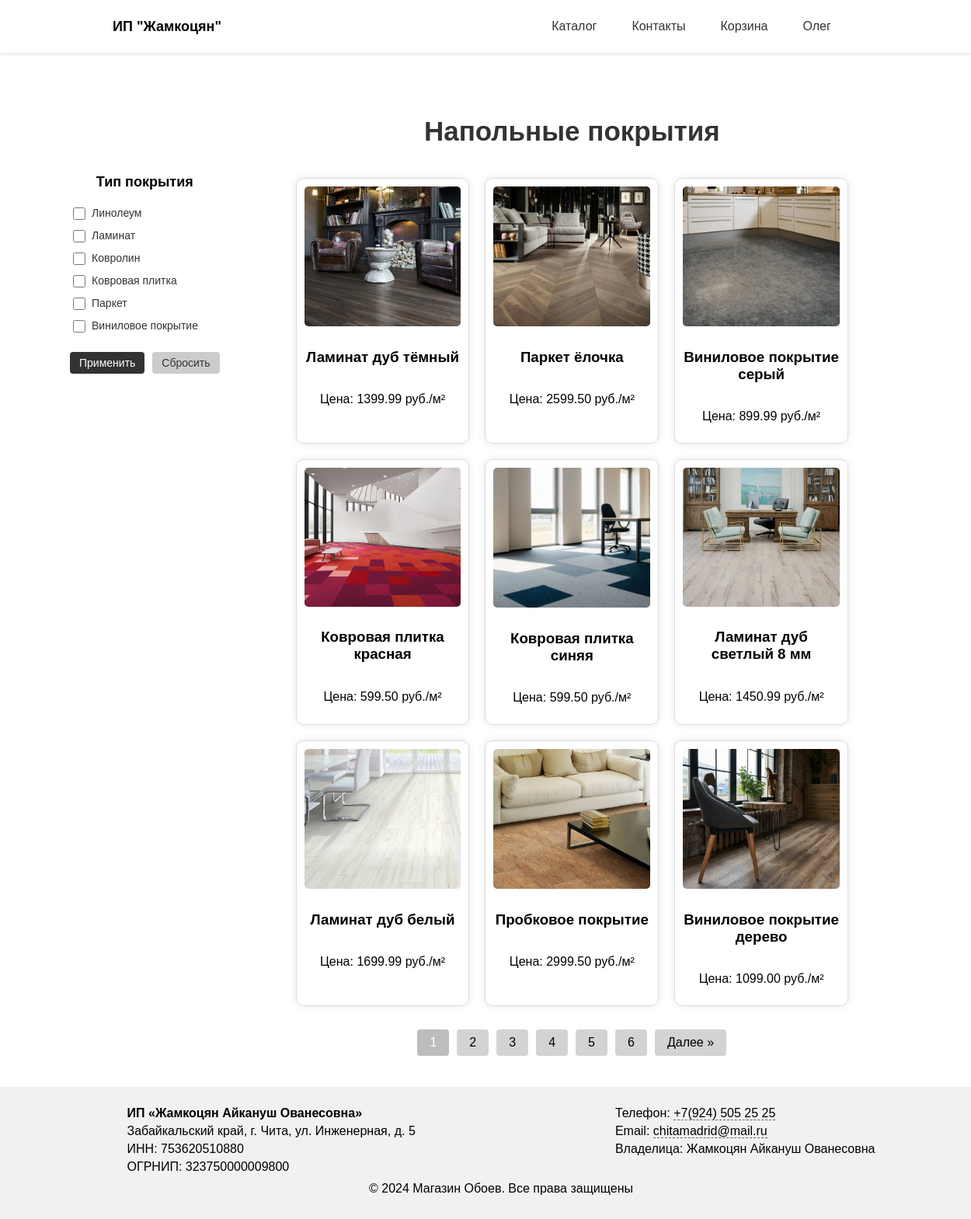
Screenshot of /user_catalog1.php (signed in) with the database file from the repository.
### tables this page shows
CREATE TABLE `customers` (
  `customer_id` int NOT NULL,
  `first_name` varchar(255) NOT NULL,
  `last_name` varchar(255) NOT NULL,
  `email` varchar(255) NOT NULL,
  `phone_number` varchar(20) DEFAULT NULL,
  `address` text,
  `password` varchar(255) DEFAULT NULL,
  `image_path` varchar(255) DEFAULT NULL,
  `verification_code` varchar(6) DEFAULT NULL,
  `verification_expiry` datetime DEFAULT NULL,
  `is_verified` tinyint(1) DEFAULT '0'
);

CREATE TABLE `products` (
  `product_id` int NOT NULL,
  `product_name` varchar(255) NOT NULL,
  `category_id` int DEFAULT NULL,
  `description` text,
  `price` decimal(10,2) NOT NULL,
  `stock_quantity` int DEFAULT '0',
  `image_path` varchar(255) DEFAULT NULL
);

CREATE TABLE `store_info` (
  `id` int NOT NULL,
  `name` varchar(255) NOT NULL,
  `address` text NOT NULL,
  `inn` varchar(12) NOT NULL,
  `ogrnip` varchar(15) NOT NULL,
  `phone` varchar(20) NOT NULL,
  `email` varchar(100) NOT NULL,
  `owner_name` varchar(255) NOT NULL
);

### user_catalog1.php (the view, shortened to what this page needs)
<?php
$conn = new mysqli('127.0.0.1', 'root', 'root', 'store_coverings');
$user_id = $_SESSION['user_id'];
$sql = "SELECT first_name, last_name, email, phone_number, address, image_path FROM customers WHERE customer_id = ?";
$stmt = $conn->prepare($sql);
$stmt->bind_param('i', $user_id);
$stmt->execute();
$result = $stmt->get_result();
$user = $result->fetch_assoc();
$items_per_page = 9;
$page = isset($_GET['page']) ? (int)$_GET['page'] : 1;
$offset = ($page - 1) * $items_per_page;
$selected_types = isset($_GET['type']) ? (array)$_GET['type'] : [];
$sql = "SELECT * FROM products WHERE category_id = 1";
$sql .= " LIMIT $items_per_page OFFSET $offset";
$result = $conn->query($sql);
$count_sql = "SELECT COUNT(*) AS total FROM products WHERE category_id = 1";
$count_result = $conn->query($count_sql);
$total_rows = $count_result->fetch_assoc()['total'];
$total_pages = ceil($total_rows / $items_per_page);
?>
<!DOCTYPE html>
<html lang="ru">
<head>
    <link rel="stylesheet" href="css/style.css">
</head>
<body>
<div class="wrapper">
<header class="header1">
    <div class="header-container1">
        <div class="logo">
            <button onclick="location.href='user.php'" style="
                background: none;
                border: none;
                color: black;
                font: inherit;
                cursor: pointer;
                padding: 0;
                font-weight: bold;
                font-size: 18px;">
                ИП "Жамкоцян"
            </button>
        </div>
        <nav>
            <ul>
                <li><button href="#"></button></li>
                <li><button href="#"></button></li>
                <li class="dropdown">
                    <button class="dropdown-btn">Каталог</button>
                </li>
                <li><button onclick="scrollToFooter()">Контакты</button></li>
                <li><button onclick="location.href='cart.php'">Корзина</button></li>
                <li>
                    <div class="auth-btn-container">
                        <button id="userMenuButton">
                            <?php echo htmlspecialchars($user['first_name']); ?>
                        </button>
                    </div>
                </li>
            </ul>
        </nav>
    </div>
</header>
<main>
    <div class="catalog-container">
        <aside class="filters" style="margin: 100px 0 0 0;">
            <h3>Тип покрытия</h3>
            <form id="filterForm" method="get">
                <div style="display: grid; grid-template-columns: 1fr; gap: 1px;">
                    <?php
                    $types = ['Линолеум', 'Ламинат', 'Ковролин', 'Ковровая плитка', 'Паркет', 'Виниловое покрытие'];
                    foreach ($types as $type) {
                        $checked = in_array($type, $selected_types) ? 'checked' : '';
                        echo "<label><input type='checkbox' name='type[]' value='$type' $checked><span>$type</span></label>";
                    }
                    ?>
                </div>
                <div style="display: flex; gap: 10px; margin-top: 10px;">
                    <button type="submit">Применить</button>
                    <button type="button" onclick="location.href='user_catalog1.php'" style="background: #ccc; color: #333;">Сбросить</button>
                </div>
            </form>
        </aside>
        <section class="popular-products">
            <h2>Напольные покрытия</h2>
            <div class="product-list">
                <?php
                if ($result->num_rows > 0) {
                    while($row = $result->fetch_assoc()) {
                        echo "
                            <div class='product'>
                                <img src='{$row['image_path']}' alt='{$row['product_name']}'
                                     data-name='{$row['product_name']}'
                                     data-description='{$row['description']}'
                                     data-price='{$row['price']}'
                                     data-image='{$row['image_path']}'
                                     data-id='{$row['product_id']}'
                                     data-stock='{$row['stock_quantity']}'
                                     onclick='openModal(this)'>
                                <h3>{$row['product_name']}</h3>
                                <p>Цена: {$row['price']} руб./м²</p>
                            </div>
                        ";
                    }
                } else {
                    echo "<p>Товары не найдены.</p>";
                }
                ?>
            </div>
            <div class="pagination">
                <?php
                for ($i = 1; $i <= $total_pages; $i++) {
                    $page_url = 'user_catalog1.php?page=' . $i;
                    if ($i == $page) {
                        echo "<a href='$page_url' class='active'>$i</a>";
                    } else {
                        echo "<a href='$page_url'>$i</a>";
                    }
                }
                if ($page < $total_pages) {
                    $next_url = 'user_catalog1.php?page=' . ($page + 1);
                    echo "<a href='$next_url'>Далее &raquo;</a>";
                }
                ?>
            </div>
        </section>
    </div>
</main>
<?php
include('includes/footer.php');
?>
</body>
</html>

### includes/footer.php (shortened to what this page needs)
<?php
include('config/db_connect.php');
$query = "SELECT * FROM store_info LIMIT 1";
$result = $conn->query($query);
$store_info = $result->fetch_assoc();
?>
<footer id="contacts" style="padding: 20px; background-color: #f1f1f1; width: 100%; color: black;">
    <?php if ($store_info): ?>
        <div style="display: flex; justify-content: space-around; flex-wrap: wrap; text-align: left; gap: 20px;">
            <div>
                <p><strong><?php echo htmlspecialchars($store_info['name']); ?></strong></p>
                <p><?php echo htmlspecialchars($store_info['address']); ?></p>
                <p>ИНН: <?php echo htmlspecialchars($store_info['inn']); ?></p>
                <p>ОГРНИП: <?php echo htmlspecialchars($store_info['ogrnip']); ?></p>
            </div>
            <div>
                <p>Телефон: <a href="tel:<?php echo htmlspecialchars(preg_replace('/[^0-9+]/', '', $store_info['phone'])); ?>"
                              style="color: black; text-decoration: none; border-bottom: 1px dashed #666;"
                              onmouseover="this.style.color='#A0522D'; this.style.textDecoration='underline';"
                              onmouseout="this.style.color='black'; this.style.textDecoration='none';">
                        <?php echo htmlspecialchars($store_info['phone']); ?>
                    </a>
                </p>
                <p>Email: <a href="mailto:<?php echo htmlspecialchars($store_info['email']); ?>"
                            style="color: black; text-decoration: none; border-bottom: 1px dashed #666;"
                            onmouseover="this.style.color='#A0522D'; this.style.textDecoration='underline';"
                            onmouseout="this.style.color='black'; this.style.textDecoration='none';">
                        <?php echo htmlspecialchars($store_info['email']); ?>
                    </a>
                </p>
                <p>Владелица: <?php echo htmlspecialchars($store_info['owner_name']); ?></p>
            </div>
        </div>
        <div style="text-align: center; margin-bottom: 10px;">
            <p>&copy; 2024 Магазин Обоев. Все права защищены</p>
        </div>
    <?php else: ?>
        <p style="text-align: center;">Информация о магазине временно недоступна.</p>
    <?php endif; ?>
</footer>

### css/style.css (style rules this page uses)
body, html { margin: 0; padding: 0; height: 100%; font-family: Arial, sans-serif; }
.wrapper { display: flex; flex-direction: column; min-height: 100%; }
.header1 { background-color: #f8f8f8; }
.logo { display: inline-block; vertical-align: middle; padding-left: 20px; }
nav ul { display: inline-flex; gap: 15px; list-style: none; margin: 0; padding: 0; }
main { padding: 20px; text-align: center; flex: 1; }
footer { background-color: #D2B48C; color: white; text-align: center; padding: 10px; }
.product-list { display: flex; flex-wrap: wrap; justify-content: center; }
.product { width: 23%; margin: 10px; padding: 10px; background-color: #fff; text-align: center; box-shadow: 0 0 10px rgba(0, 0, 0, 0.1); }
.product img { max-width: 100%; height: auto; }
.pagination { text-align: center; margin-top: 20px; }
.pagination { display: flex; border-radius: 50px; justify-content: center; margin-top: 20px; }
.pagination a { display: inline-block; padding: 10px; border-radius: 50px; margin: 5px; text-decoration: none; background-color: #FAF0E6; color: #333; border-radius: 5px; transition: background-color 0.3s; }
.pagination a.active { background-color: #F5DEB3; color: #fff; }
.product img { width: 300px; height: 300px; object-fit: cover; transition: transform 0.3s ease; }
.product { position: relative; overflow: hidden; transition: all 0.3s ease; }

### user_catalog1.php (style rules this page uses)
.header1 { background-color: rgba(255, 255, 255, 0.8); backdrop-filter: blur(10px); position: sticky; top: 0; width: 100%; z-index: 1000; box-shadow: 0px 2px 5px rgba(0, 0, 0, 0.1); padding: 15px 0; }
.header-container1 { display: flex; justify-content: space-between; align-items: center; max-width: 1000px; margin: 0 auto; padding: 0 50px; }
.logo { flex-grow: 1; }
nav { flex: 2; display: flex; justify-content: center; }
nav ul { display: flex; gap: 15px; list-style: none; }
nav ul li button { background: none; border: none; color: #333; font-size: 16px; cursor: pointer; padding: 10px 15px; transition: color 0.3s; }
.auth-btn-container { flex: 1; display: flex; justify-content: flex-end; }
main { margin-top: 1px; }
.pagination a { background-color: #d3d3d3; color: black; padding: 8px 16px; text-decoration: none; margin: 0 5px; border-radius: 4px; cursor: pointer; }
.pagination a.active { background-color: #bdbdbd; }
.auth-btn-container { position: relative; display: inline-block; }
form label { display: block; margin-top: 15px; text-align: left; font-size: 14px; color: #333; }
form input { width: 93%; padding: 8px; margin-top: 5px; border: 1px solid #ccc; border-radius: 5px; font-size: 14px; }
form button { margin-top: 20px; padding: 10px 20px; background-color: #D2B48C; color: white; border: none; border-radius: 5px; cursor: pointer; font-size: 16px; }
.dropdown { position: relative; }
ul { margin: 0; padding: 0; }
.popular-products h2 { margin-top: 40px; margin-bottom: 30px; font-size: 35px; color: #333; }
.catalog-container { display: flex; gap: 0px; max-width: 1100px; margin: 0 auto; padding: 20px; }
.filters { width: 200px; padding: 15px; background:rgb(255, 255, 255); position: sticky; border-radius: 0px; }
.filters h3 { margin-top: 0; margin-bottom: 15px; position: sticky; font-size: 18px; }
.filters label { display: flex; align-items: center; margin: 2px 0; cursor: pointer; position: sticky; font-size: 14px; }
.filters input[type="checkbox"] { width: 16px; height: 16px; margin-right: 8px; position: sticky; cursor: pointer; }
.filters button { margin-top: 10px; padding: 6px 12px; background: #333; position: sticky; color: white; border: none; border-radius: 4px; cursor: pointer; font-size: 14px; }
.product { border: 1px solid #ddd; border-radius: 10px; padding: 10px; height: 320px; display: flex; flex-direction: column; }
.product img { width: 100%; height: 180px; object-fit: cover; border-radius: 5px; margin-bottom: 10px; }

### includes/footer.php (style rules this page uses)
footer { padding: 20px; background-color: #f1f1f1; color: black; font-family: Arial, sans-serif; margin-top: auto; width: 100%; }
footer div { max-width: 1200px; margin: 0 auto; }
footer div p { margin: 5px 0; }
footer a { color: black; text-decoration: none; }

### rows the page displays
customers: first_name "Олег"
products: image_path (picture), product_name "Ламинат дуб тёмный", price "1399.99"
products: image_path (picture), product_name "Паркет ёлочка", price "2599.50"
products: image_path (picture), product_name "Виниловое покрытие серый", price "899.99"
products: image_path (picture), product_name "Ковровая плитка красная", price "599.50"
products: image_path (picture), product_name "Ковровая плитка синяя", price "599.50"
products: image_path (picture), product_name "Ламинат дуб светлый 8 мм", price "1450.99"
products: image_path (picture), product_name "Ламинат дуб белый", price "1699.99"
products: image_path (picture), product_name "Пробковое покрытие", price "2999.50"
products: image_path (picture), product_name "Виниловое покрытие дерево", price "1099.00"
store_info: name "ИП «Жамкоцян Айкануш Ованесовна»", address "Забайкальский край, г. Чита, ул. Инженерная, д. 5", inn "753620510880", ogrnip "323750000009800", phone "+7(924) 505 25 25", email "chitamadrid@mail.ru", owner_name "Жамкоцян Айкануш Ованесовна"

### other values shown
$type "Линолеум"
$type "Ламинат"
$type "Ковролин"
$type "Ковровая плитка"
$type "Паркет"
$type "Виниловое покрытие"
